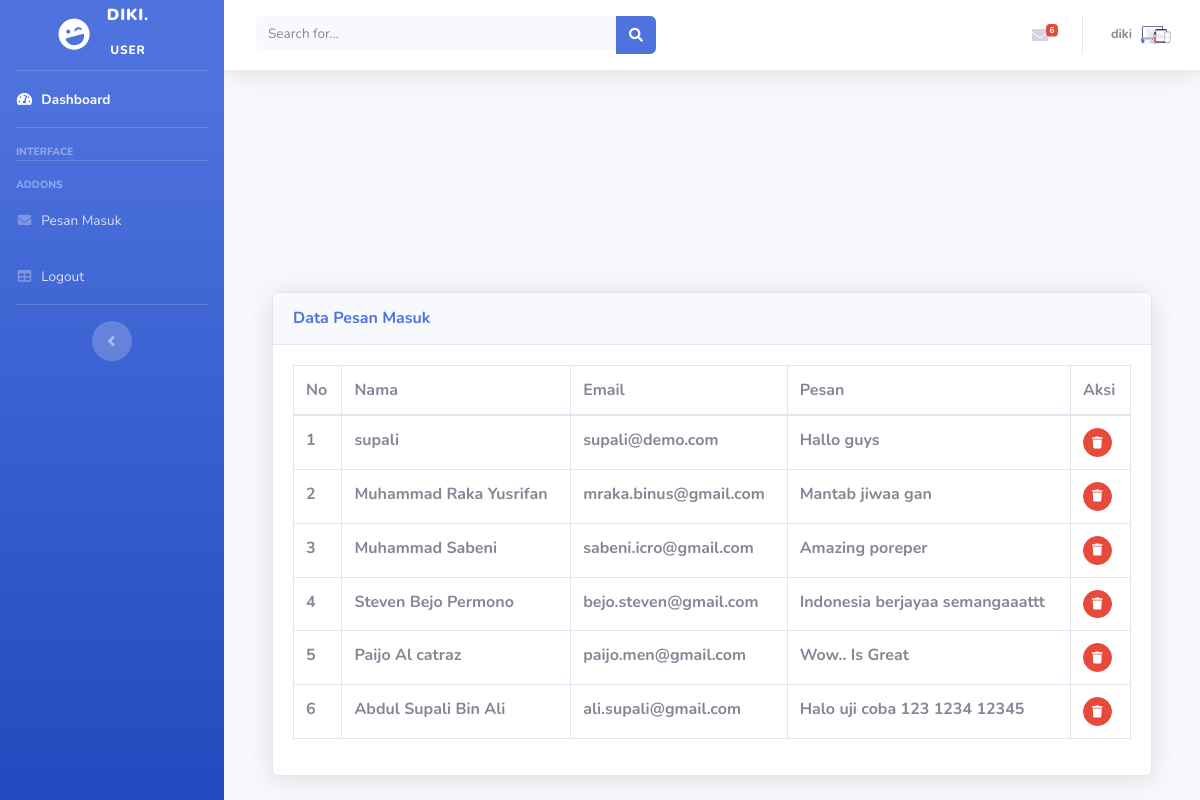
The app's page /user/halaman.php?page=buku_tamu (signed in) with its own data.
### tables this page shows
CREATE TABLE `buku_tamu` (
  `id` int(11) NOT NULL,
  `nama` varchar(50) NOT NULL,
  `email` varchar(50) NOT NULL,
  `pesan` text NOT NULL
);

### user/halaman/buku_tamu/view_bukutamu.php (the view)
 <?php error_reporting(0);
 if ($_GET['act']==''){?>
<div class="container">
 <div class="content">
 <div class="container-fluid">
          <div class="card shadow mb-4">
            <div class="card-header py-3">
              <h6 class="m-0 font-weight-bold text-primary">Data Pesan Masuk</h6>
            </div>
            <div class="card-body">
              <div class="table-responsive">
                <table class="table table-bordered" id="dataTable" width="100%" cellspacing="0">
                  <thead>
                    <tr>
                      <th>No</th>
                      <th>Nama</th>
                      <th>Email</th>
                      <th>Pesan</th>
                      <th>Aksi</th>
                    </tr>
                  </thead>
                  <tbody>
				  <?php
                           $query  = "SELECT * FROM buku_tamu ";
                            $tampil = mysqli_query($koneksi, $query);
							$no = 1;
                            while ($row=mysqli_fetch_array($tampil)){?>
                    <tr>
                      <td><?php echo $no++;?></td>
                      <td><?php echo $row['nama'];?></td>
                      <td><?php echo $row['email'];?></td>
                      <td><?php echo $row['pesan'];?></td>
                      <td><a href="?page=bukutamu&act=hapus&id=<?php echo $row['id'];?>" class="btn btn-danger btn-circle btn-sm">
                    <i class="fas fa-trash"></i>
                  </td>
                    </tr>
							<?php } ?>
                  </tbody>
                </table>
              </div>
            </div>
          </div>
        </div>
      </div></div>
      <?php } elseif ($_GET['act']=='hapus') {
mysqli_query($koneksi, "DELETE FROM buku_tamu WHERE id='$_GET[id]'");
 echo "<script language='javascript'>alert('Data Berhasil Dihapus !');
document.location='halaman.php?page=produk';
</script>";
}?>

### records on screen
buku_tamu: nama "supali", email "supali@demo.com", pesan "Hallo guys"
buku_tamu: nama "Muhammad Raka Yusrifan", email "mraka.binus@gmail.com", pesan "Mantab jiwaa gan"
buku_tamu: nama "Muhammad Sabeni", email "sabeni.icro@gmail.com", pesan "Amazing poreper"
buku_tamu: nama "Steven Bejo Permono", email "bejo.steven@gmail.com", pesan "Indonesia berjayaa semangaaattt"
buku_tamu: nama "Paijo Al catraz", email "paijo.men@gmail.com", pesan "Wow.. Is Great"
buku_tamu: nama "Abdul Supali Bin Ali", email "ali.supali@gmail.com", pesan "Halo uji coba 123 1234 12345"

### other values on screen
$_SESSION['username'] "DIKI"
$_SESSION['level'] "USER"
$row->total "6"
$_SESSION['username'] "diki"
